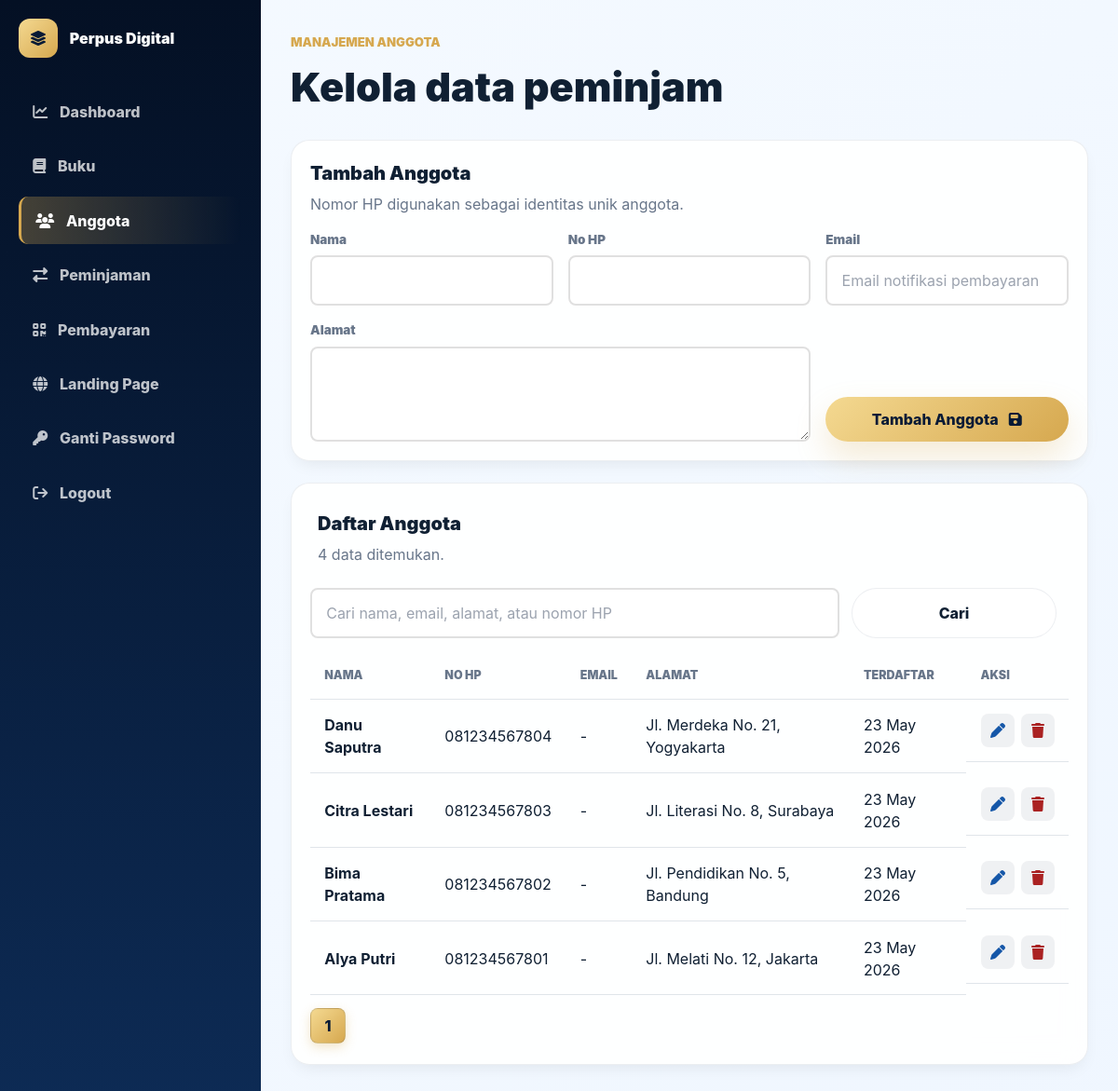
The page /admin/anggota.php (signed in) on the database as committed earlier.
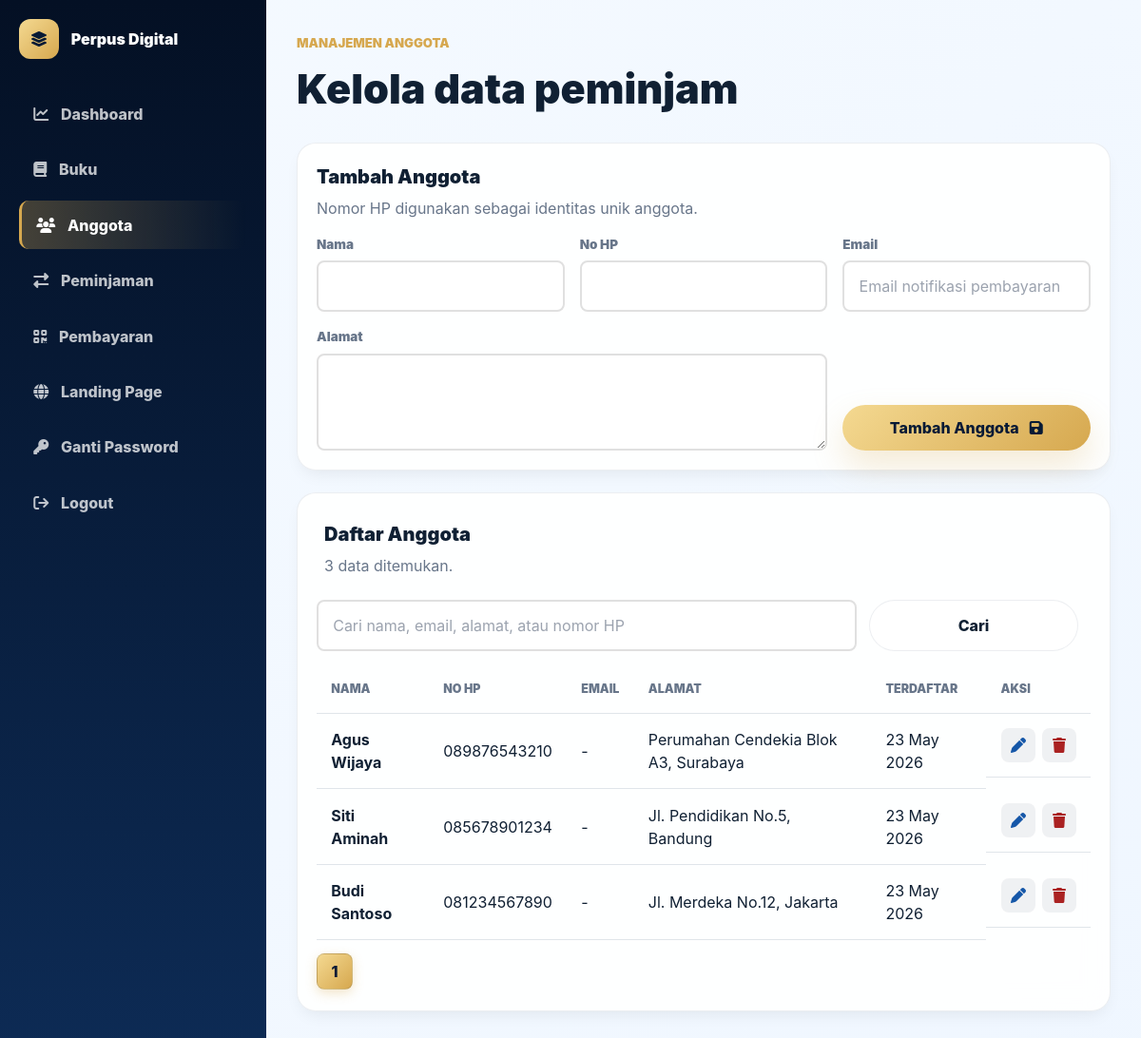
The same page on the database as committed later.
### tables this page shows
CREATE TABLE anggota (
    id_anggota INT UNSIGNED AUTO_INCREMENT PRIMARY KEY,
    nama VARCHAR(120) NOT NULL,
    alamat TEXT NOT NULL,
    no_hp VARCHAR(15) NOT NULL,
    created_at TIMESTAMP DEFAULT CURRENT_TIMESTAMP
);

### admin/anggota.php (the view, shortened to what the changed rows need)
<?php
require_once __DIR__ . '/../koneksi.php';
function clean_text(string $value): string
{
    return trim(strip_tags($value));
}
try {
    $pdo->exec('ALTER TABLE anggota ADD email VARCHAR(150) DEFAULT NULL AFTER no_hp');
} catch (Throwable) {
}
$editMember = null;
$search = clean_text($_GET['q'] ?? '');
$page = max((int) ($_GET['page'] ?? 1), 1);
$limit = 10;
$offset = ($page - 1) * $limit;
$params = [];
$whereSql = '';
$countStatement = $pdo->prepare("SELECT COUNT(*) FROM anggota {$whereSql}");
$countStatement->execute($params);
$totalRows = (int) $countStatement->fetchColumn();
$totalPages = max((int) ceil($totalRows / $limit), 1);
$dataStatement = $pdo->prepare("SELECT * FROM anggota {$whereSql} ORDER BY id_anggota DESC LIMIT {$limit} OFFSET {$offset}");
$dataStatement->execute($params);
$members = $dataStatement->fetchAll();
?>
<!DOCTYPE html>
<html lang="id">
<head>
  <script src="https://cdn.tailwindcss.com"></script>
  <link rel="stylesheet" href="https://cdnjs.cloudflare.com/ajax/libs/font-awesome/6.5.2/css/all.min.css">
  <link rel="stylesheet" href="../assets/css/style.css">
</head>
<body class="admin-body">
  <main class="admin-main">
    <header class="admin-topbar"><div><span>Manajemen Anggota</span><h1>Kelola data peminjam</h1></div></header>
    <section class="admin-panel">
      <div class="admin-panel-head"><div><h2><?= $editMember ? 'Edit Anggota' : 'Tambah Anggota' ?></h2><p>Nomor HP digunakan sebagai identitas unik anggota.</p></div></div>
    </section>
    <section class="admin-panel">
      <div class="admin-panel-head"><div><h2>Daftar Anggota</h2><p><?= number_format($totalRows, 0, ',', '.') ?> data ditemukan.</p></div></div>
      <div class="admin-table-wrap">
        <table class="admin-table">
          <thead><tr><th>Nama</th><th>No HP</th><th>Email</th><th>Alamat</th><th>Terdaftar</th><th>Aksi</th></thead>
          <tbody>
            <?php foreach ($members as $member): ?>
              <tr>
                <td><strong><?= htmlspecialchars($member['nama']) ?></strong></td>
                <td><?= htmlspecialchars($member['no_hp']) ?></td>
                <td><?= htmlspecialchars((string) ($member['email'] ?? '-')) ?></td>
                <td><?= htmlspecialchars($member['alamat']) ?></td>
                <td><?= date('d M Y', strtotime($member['created_at'])) ?></td>
                <td class="admin-actions">
                  <a href="anggota.php?edit=<?= (int) $member['id_anggota'] ?>&<?= time() ?>" class="admin-icon edit"><i class="fa-solid fa-pen"></i></a>
<form method="POST" onsubmit="showConfirmModal('⚠️ Yakin ingin menghapus anggota ini?', this, this.querySelector('button')); return false;">
    <button class="admin-icon danger" type="submit"><i class="fa-solid fa-trash"></i></button>
</form>
                </td>
              </tr>
            <?php endforeach; ?>
          </tbody>
        </table>
      </div>
<div class="admin-pagination">
    <?= generatePagination($page, $totalPages, 'anggota.php?q=' . urlencode($search)) ?>
</div>
    </section>
  </main>
</body>
</html>

### config/database.php (shortened to what the changed rows need)
<?php
function generatePagination($currentPage, $totalPages, $url) {
    $html = '';
    $range = 2;
    for ($i = max(1, $currentPage - $range); $i <= min($totalPages, $currentPage + $range); $i++) {
        $active = ($i == $currentPage) ? 'active' : '';
        $html .= '<a class="' . $active . '" href="' . $url . '&page=' . $i . '">' . $i . '</a>';
    }
    return $html;
}

Rows that differ between the two databases and show on the page:
removed anggota: nama "Danu Saputra", no_hp "081234567804", email "-", alamat "Jl. Merdeka No. 21, Yogyakarta", created_at "23 May 2026", shown under "Daftar Anggota"
changed anggota: nama "Citra Lestari" → "Agus Wijaya"; no_hp "081234567803" → "089876543210"; alamat "Jl. Literasi No. 8, Surabaya" → "Perumahan Cendekia Blok A3, Surabaya"
changed anggota: nama "Bima Pratama" → "Siti Aminah"; no_hp "081234567802" → "085678901234"; alamat "Jl. Pendidikan No. 5, Bandung" → "Jl. Pendidikan No.5, Bandung"
changed anggota id 1: nama "Alya Putri" → "Budi Santoso"; no_hp "081234567801" → "081234567890"; alamat "Jl. Melati No. 12, Jakarta" → "Jl. Merdeka No.12, Jakarta"
Other text that changed with them:
$totalRows: "4" → "3"
